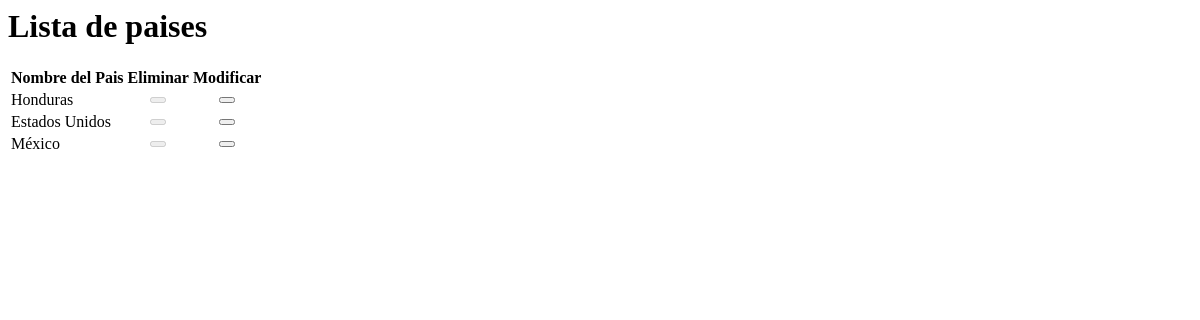
Page /Datos/cargaPais.php on the earlier database version.
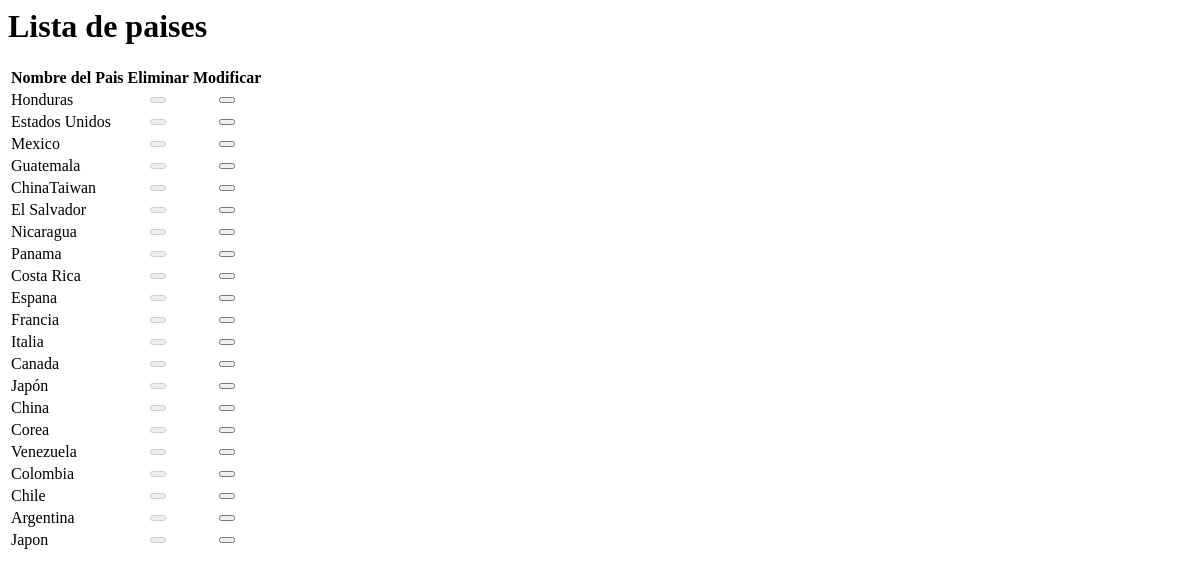
Same page on the later database version.
### tables this page shows
CREATE TABLE IF NOT EXISTS `pais` (
  `Id_pais` int(11) NOT NULL,
  `Nombre_pais` varchar(20) NOT NULL
);

### Datos/cargaPais.php (the view, shortened to what this page needs)
<?php
 $pame = mysql_query("SELECT * FROM pais");
?>
<html lang="es">
<head>
</head>
<body>
    <div class="row">
        <div class="col-lg-12">
            <h1 class="page-header">Lista de paises</h1>
        </div>
    </div>
    <div class="table-responsive">
        <table id="tabla_paises"  class="table table-bordered table-hover table-striped">
            <thead>
        <tr>
            <th><strong>Nombre del Pais</strong></th>
            <th><strong>Eliminar</strong></th>
            <th><strong>Modificar</strong></th>
        </tr>
            </thead>
      <tbody>
        <?php
        while ($row = mysql_fetch_array($pame)) {
            $id = $row['Id_pais'];
         ?>
          <tr>
                  <td><div class="text" id="npais-<?php echo $id ?>"><?php echo $row['Nombre_pais'] ?></div></td>
<?php
  if($_SESSION['user_rol'] != 100){
             echo'      <td> <center>
             <button class="elimina btn btn-danger glyphicon glyphicon-trash" disabled="TRUE"></button>
          </center></td> ';
  }else{
    echo'   <td> <center>
              <button class="elimina btn btn-danger glyphicon glyphicon-trash"></button>
       </center></td> ';
  }
?>
            <td>
            <center>
                <button   type="button"  id="editar" href="#" class="editarb btn btn-primary glyphicon glyphicon-edit" >
                </button>
            </center>
            </td>
    </tr>
   <?php } ?>
 </tbody>
    </table>
    </div>
</body>
</html>

Differences in the rows shown:
changed pais: Nombre_pais "México" → "Mexico"
added pais: Nombre_pais "Guatemala"
added pais: Nombre_pais "ChinaTaiwan"
added pais: Nombre_pais "El Salvador"
added pais: Nombre_pais "Nicaragua"
added pais: Nombre_pais "Panama"
added pais: Nombre_pais "Costa Rica"
added pais: Nombre_pais "Espana"
added pais: Nombre_pais "Francia"
added pais: Nombre_pais "Italia"
added pais: Nombre_pais "Canada"
added pais: Nombre_pais "Japón"
added pais: Nombre_pais "China"
added pais: Nombre_pais "Corea"
added pais: Nombre_pais "Venezuela"
added pais: Nombre_pais "Colombia"
added pais: Nombre_pais "Chile"
added pais: Nombre_pais "Argentina"
added pais: Nombre_pais "Japon"
